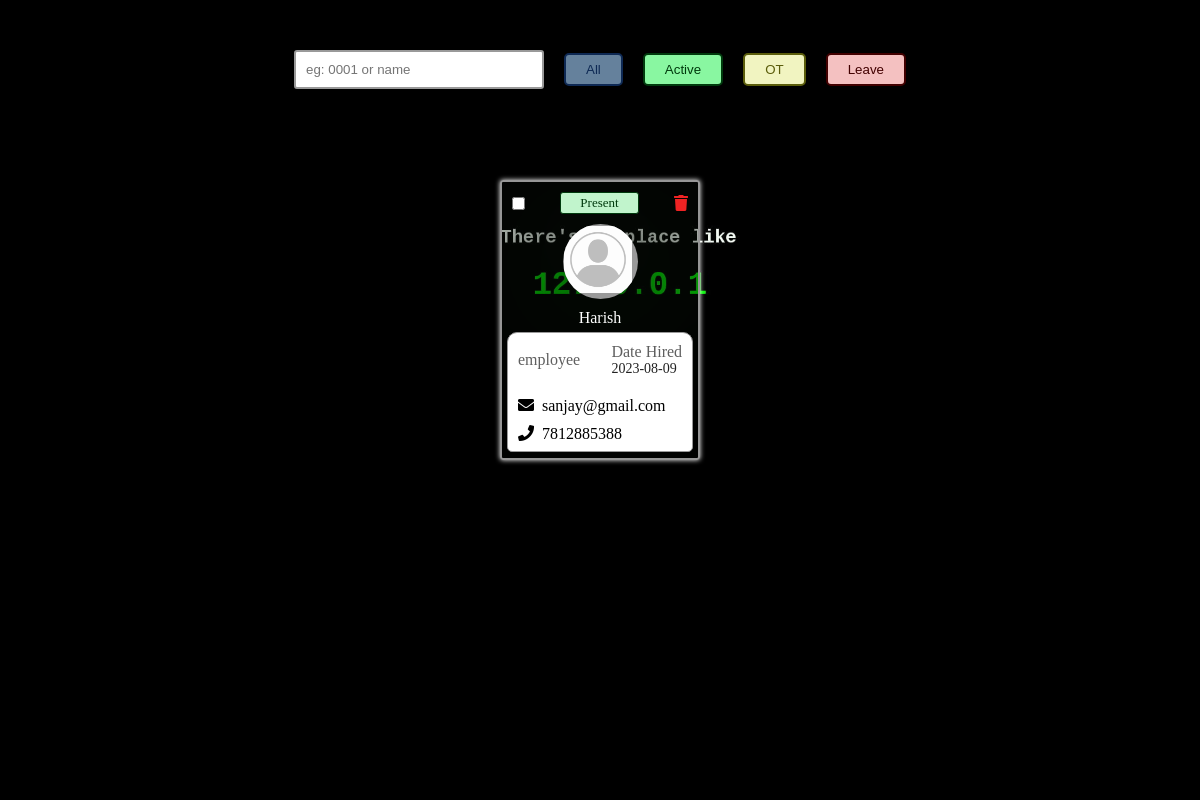
The page /profile-view (signed in) on the database its author committed.
### app/models.py (models this page shows)
class Employee(db.Model, UserMixin):
    id = db.Column(db.Integer, primary_key=True)
    name = db.Column(db.String(150), nullable=False)
    date = db.Column(db.DateTime(timezone=True), default=func.now())
    dob = db.Column(db.DateTime(timezone=True))
    designation = db.Column(db.String(150), nullable=True)
    workType = db.Column(db.String(150))
    email = db.Column(db.String(150), unique=True)
    phoneNumber = db.Column(db.Integer)
    adharNumber = db.Column(db.Integer)
    gender = db.Column(db.String(150))
    address = db.Column(db.String(150))
    mimetype =db.Column(db.String(150))
    profile_pic = db.Column(db.String(100000), default='Default/Default.jpeg')
    attendance = db.relationship('Attendance', backref='employee')

class Attendance(db.Model,UserMixin):
    id=db.Column(db.Integer,primary_key=True)
    date = db.Column(db.DateTime(timezone=True), default=func.now())
    emp_id = db.Column(db.Integer, db.ForeignKey('employee.id'))
    attendance =db.Column(db.String(150))
    wages_per_Day=db.Column(db.String(150))
    inTime=db.Column(db.String(150))
    outTime=db.Column(db.String(150))
    overtime=db.Column(db.String(150),default='00:00')
    defaultshift=db.relationship('Shift_time', backref='shitTime')
    shift=db.Column(db.String(150))
    TotalDuration=db.Column(db.String(150))
    lateBy=db.Column(db.String(150))
    earlyGoingBy=db.Column(db.String(150))
    punchRecords=db.Column(db.String(150))

### app/views.py (the view)
@views.route('/profile-view')
@login_required
def profileView():
    try:
        employee =Employee.query.order_by(Employee.id)
    except Exception as error:
        flash(error)
    current_date = datetime.now().date()
    return render_template('profile.html',employee=employee,current_date=current_date)

### app/templates/profile.html (shortened to what this page needs)
<!DOCTYPE html>
<html lang="en">
<head>
    <link rel="stylesheet" href="static/css/profile.css">
    <link rel="stylesheet" href="https://cdnjs.cloudflare.com/ajax/libs/font-awesome/5.15.3/css/all.min.css">
</head>
<body>
    <div class="usercontainer">
        <div class="filter">
            <input type="text" name="filterinput" id="filterinput" placeholder="eg: 0001 or name">
            <button type="button" class="filter-btn all">All</button>
            <button type="button" class="filter-btn active-btn">Active</button>
            <button type="button" class="filter-btn ot-btn">OT</button>
            <button type="button" class="filter-btn leave-btn">Leave</button>
        </div>
        <div class="detailsBox">
            {%for emp in employee%}
            <div class="user" index="{{emp.id}}">
                <div class="options">
                    <div class="opt"><input type="checkbox" name="usercheck" id="usercheck"></div>
                    <div class="opt">
                        {% for attendance in emp.attendance %}
                        {%if attendance.date.date() == current_date%}
                          <p class="indicate active">
                            {{ attendance.attendance }}
                          </p>
                          {%endif%}
                        {% endfor %}
                      </div>
                    <div class="opt"><i class="del fas fa-trash delete-icon"></i></div>
                </div>
                <div class="mid">
                    <div class="prof">
                        <img src="/static/img/profile/{{emp.profile_pic}}" alt="">
                    </div>
                    <div class="username">{{emp.name}}
                    </div>
                </div>
                <div class="bottoms">
                    <div class="detBox">
                        <div class="dettop">
                            <div class="type">
                                <span>{{emp.workType}}</span> <br>
                            </div>
                            <div class="doj">
                                <span>Date Hired</span>
                                <p>{{emp.date.date()}}</p>
                            </div>
                        </div>
                        <div class="detbottom">
                            <p class="mail"><i class="fas fa-envelope"></i>&nbsp; {{emp.email}}</p>
                            <p class="phone"><i class="fas fa-phone"></i>&nbsp; {{emp.phoneNumber}}</p>
                        </div>
                    </div>
                </div>
            </div>
            {%endfor%}
        </div>
    </div>
</body>
</html>

### app/static/css/profile.css (style rules this page uses)
* { margin: 0; padding: 0; box-sizing: border-box; }
.usercontainer { width: 100vw; height: 100vh; position: absolute; display: flex; flex-direction: column; gap: 10px; align-items: center; justify-content: center; overflow-x: hidden; background-image: url(/static/img/back2.jpg); background-size: 100%; }
.detailsBox { width: 90vw; min-height: 50vh; position: absolute; overflow-x: hidden; display: flex; gap: 25px; align-items: center; justify-content: center; top: 120px; padding: 10px; flex-wrap: wrap; }
.filter { position: absolute; top: 50px; width: 100%; display: flex; align-items: center; justify-content: center; gap: 20px; }
#filterinput { padding: 10px; border-radius: 3px; border: 2px solid #999; outline: none; width: 250px; }
.filter-btn { padding: 7px 20px; border-radius: 5px; border: 2px solid ; outline: none; cursor: pointer; }
.active-btn { background: #89f7a1; color: #003a0d; }
.ot-btn { color: #5b5d0b; background-color: #f1f4c1; }
.leave-btn { color: #420000; background-color: #f4c1c1; }
.all { color: #0E2954; background: #a0ccf7a1; }
.user { width: 200px; height: 280px; border-radius: 3px; display: flex; flex-direction: column; overflow: hidden; box-shadow: 0px 0px 5px #fff; backdrop-filter: blur(100px); border: 2px solid #969696; color: white; }
.options { flex-basis: 7%; width: 100%; height: 100%; display: flex; align-items: center; justify-content: space-between; }
.opt { display: flex; flex-direction: column; margin: 10px; }
.mid { flex-basis: 30%; width: 100%; height: 100%; display: flex; flex-direction: column; align-items: center; justify-content: center; gap: 10px; margin-bottom: 5px; }
.prof { width: 75px; height: 75px; border-radius: 50%; background: #999; overflow: hidden; }
.prof img { width: 90%; height: 90%; margin: 2%; }
.bottoms { flex-basis: 65%; width: 100%; height: 100%; color: #000; }
.detBox { width: 95%; height:95%; border-radius: 10px 10px 5px 5px; background: #ffffff; margin: 0 auto; border: 1px solid #999; }
.dettop { display: flex; align-items: center; justify-content: space-between; padding: 10px; }
.dettop span { color: #5f5f5f; }
.dettop p { color: #222222; font-size: 14px; }
.detbottom { display: flex; flex-direction: column; padding: 10px; gap: 10px; }
.mail { white-space: nowrap; overflow: hidden; text-overflow: ellipsis; }
.indicate { font-size: 13px; padding: 2px 19px; border-radius: 3px; border: 1px solid; text-transform: capitalize; }
.indicate.active { color: #003a0d; background-color: #c1f4cc; }
.delete-icon { cursor: pointer; color: #ef2323; }
#usercheck { cursor: pointer; accent-color: #45cf63; }

### rows shown on the page
Employee: profile_pic (placeholder picture), name "Harish", workType "employee", date "2023-08-09", email "sanjay@gmail.com", phoneNumber "7812885388"
Attendance: attendance "Present"
